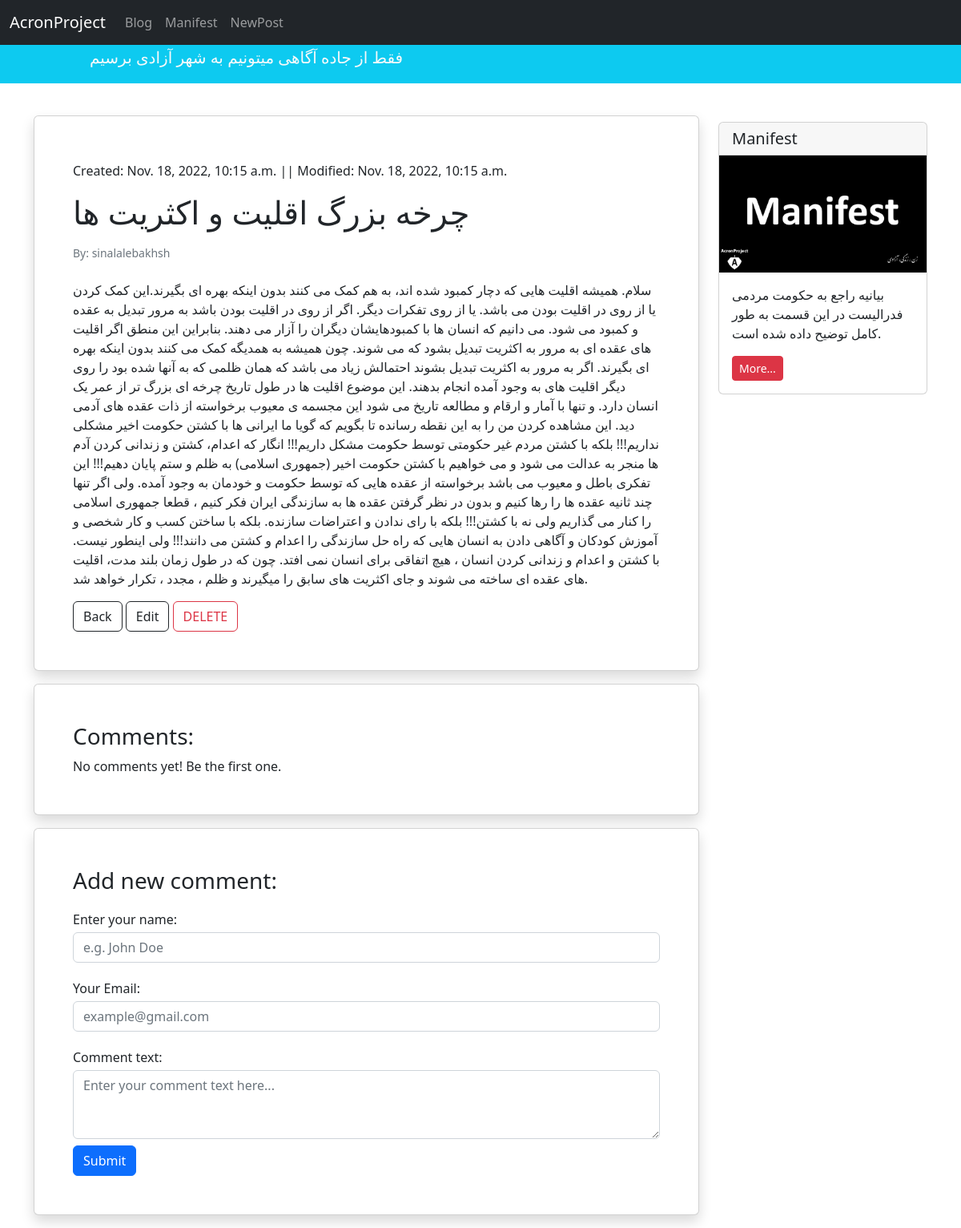
/blog/20, run on an earlier commit of the app's database.
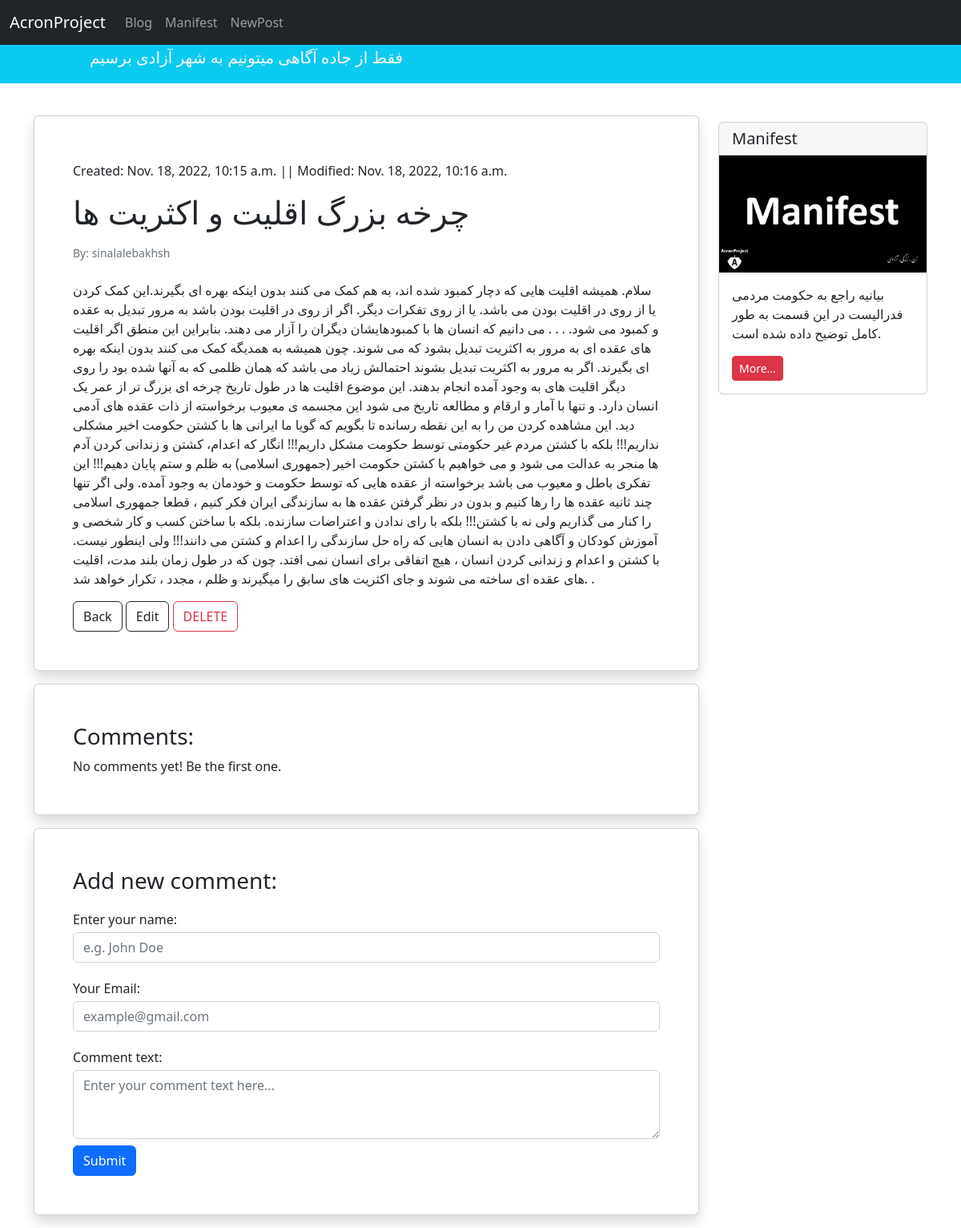
And on a later commit of the database.
### blog/models.py (models this page shows, shortened)
class Post(models.Model):
    STATUS_CHOICES = (
        ('pub', 'Published'),
        ('drf', 'Draft'),
    )
    title = models.CharField(max_length=100)
    text = models.TextField()
    author = models.ForeignKey('auth.User', on_delete=models.CASCADE)
    date_time_created = models.DateTimeField(auto_now_add=True)
    date_time_modified = models.DateTimeField(auto_now=True)
    status = models.CharField(choices=STATUS_CHOICES, max_length=3)

### blog/views.py (the view)
# urls.py: path('<int:pk>', views.BlogDetailView.as_view(), name="blog_detail_view"),
class BlogDetailView(generic.DetailView):
    template_name = 'blog/blog_post_detail.html'
    model = Post
    context_object_name = 'post'

### blog/templates/blog/blog_post_detail.html (shortened to what this page needs)
{% extends '_base.html' %}
{% block content %}
<div class="container mt-4">
    <div class="row">
        <div class="col-9">
            <div class="card shadow my-3 p-5">
                <p class="mt-2">Created: {{ post.date_time_created }} || Modified: {{ post.date_time_modified }}</p>
                <h1>{{ post.title }}</h1>
                <p class="small text-muted mt-2">By: {{ post.author }}</p>
                <p class="mt-2">{{ post.text }}</p>
                <div>
                    <a class="btn btn-bg btn-outline-dark" href="{% url 'blog' %}">Back</a>
                    <a class="btn btn-bg btn-outline-dark" href="{% url 'update_post' post.id %}">Edit</a>
                    <a class="btn btn-bg btn-outline-danger" href="{% url 'delete_post' post.id %}">DELETE</a>
                </div>
            </div>
            <div class="card shadow my-3 p-5">
                <h3>Comments:</h3>
                    No comments yet! Be the first one.
            </div>
            <div class="card shadow my-3 p-5">
                <h3>Add new comment:</h3>
                <form method="POST">
                    <div class="form-group py-2">
                        <label class="py-1" for="author_name">Enter your name:</label>
                        <input type="text" class="form-control" placeholder="e.g. John Doe" name="author_name">
                    </div>
                    <div class="form-group py-2">
                        <label class="py-1" for="email">Your Email:</label>
                        <input type="email" class="form-control" placeholder="example@gmail.com" name="email">
                    </div>
                    <div class="form-group py-2">
                        <label class="py-1" for="comment_text">Comment text:</label>
                        <textarea class="form-control" name="text" rows="3" placeholder="Enter your comment text here..."></textarea>
                    </div>
                    <button type="submit" class="btn btn-primary">Submit</button>
                </form>
            </div>
        </div>
        <div class="col-3">
                <div class="card my-4">
                    <h5 class="card-header">Manifest</h5>
                    {% load static %}
                    <img src="{% static 'pages/2.jpg' %}">
                    <div class="card-body">
                        <p class="card-text">بیانیه راجع به حکومت مردمی فدرالیست در این قسمت به طور کامل توضیح داده شده است.</p>
                        <a href="{% url 'manifest-consciousness' %}"
                           class="btn btn-sm btn-danger">
                            More...
                        </a>
                    </div>
                </div>
        </div>
    </div>
</div>
{% endblock content %}

What changed in the data, as far as the page shows it:
changed Post "چرخه بزرگ اقلیت و اکثریت ها": date_time_modified "Nov. 18, 2022, 10:15 a.m." → "Nov. 18, 2022, 10:16 a.m."; text "…و کمبود می شود. می دانیم که انسان ها با کمبودهایشان دیگران را آزار می دهند. بنابراین این منطق اگر اقلیت های عقده ای به مرور به اکثریت تبدیل بشود که می شوند. چون همیشه به همدیگه کمک می کنند بدون اینکه بهره ای بگیرند. اگر به مرور به اکثریت تبدیل بشوند احتمالش زیاد می باشد که همان ظلمی که به آنها شده بود را روی دیگر اقلیت های به وجود آمده انجام بدهند. این موضوع اقلیت ها در طول تاریخ چرخه ای بزرگ تر از عمر یک انسان دارد. و تنها با آمار و ارقام و مطالعه تاریخ می شود این مجسمه ی معیوب برخواسته از ذات عقده های آدمی دید. این مشاهده کردن من را به این نقطه رسانده تا بگویم که گویا ما ایرانی ها با کشتن حکومت اخیر مشکلی نداریم!!! بلکه با کشتن مردم غیر حکومتی توسط حکومت مشکل داریم!!! انگار که اعدام،…" → "…و کمبود می شود. . . . می دانیم که انسان ها با کمبودهایشان دیگران را آزار می دهند. بنابراین این منطق اگر اقلیت های عقده ای به مرور به اکثریت تبدیل بشود که می شوند. چون همیشه به همدیگه کمک می کنند بدون اینکه بهره ای بگیرند. اگر به مرور به اکثریت تبدیل بشوند احتمالش زیاد می باشد که همان ظلمی که به آنها شده بود را روی دیگر اقلیت های به وجود آمده انجام بدهند. این موضوع اقلیت ها در طول تاریخ چرخه ای بزرگ تر از عمر یک انسان دارد. و تنها با آمار و ارقام و مطالعه تاریخ می شود این مجسمه ی معیوب برخواسته از ذات عقده های آدمی دید. این مشاهده کردن من را به این نقطه رسانده تا بگویم که گویا ما ایرانی ها با کشتن حکومت اخیر مشکلی نداریم!!! بلکه با کشتن مردم غیر حکومتی توسط حکومت مشکل داریم!!! انگار که…"
